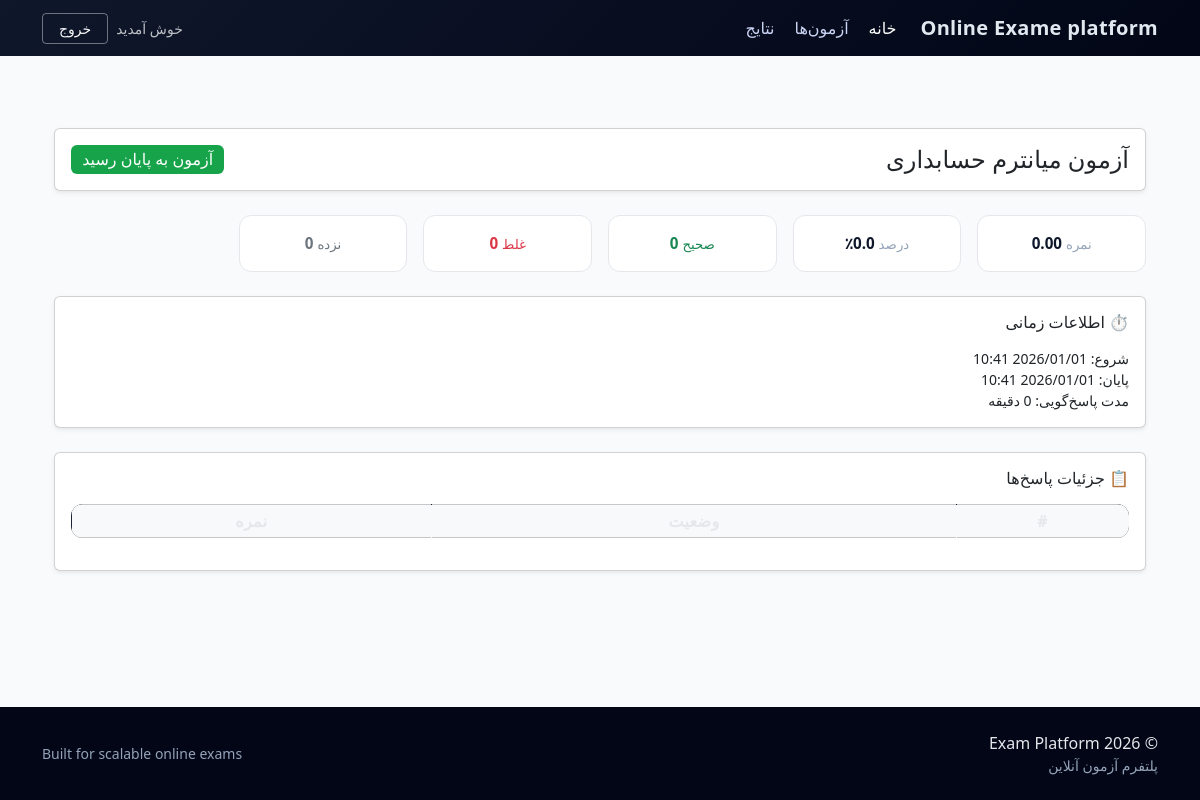
The page /exam/class/2/exam/4/summary/ (signed in) on the database its author committed.
### exams/models.py (models this page shows, shortened)
class Exam(models.Model):
    course = models.ForeignKey(
        'courses.Course',
        on_delete=models.CASCADE,
        related_name='exams'
    )
    class_groups = models.ManyToManyField(
        'courses.ClassGroup',
        related_name='exams'
    )
    grading_policy = models.CharField(
        max_length=20,
        choices=GradingPolicy.choices,
        default=GradingPolicy.NO_NEGATIVE,
        help_text='سیاست محاسبه درصد'
    )
    title = models.CharField(max_length=255, help_text='عنوان آزمون')
    description = models.TextField(blank=True, help_text='توضیحات بیشتر')
    duration_minutes = models.PositiveIntegerField(
        help_text='مدت زمان آزمون (دقیقه)'
    )
    start_at = models.DateTimeField()
    end_at = models.DateTimeField()
    is_active = models.BooleanField(default=True)
    created_at = models.DateTimeField(auto_now_add=True)
    class Meta:
        ordering = ['-start_at']

class StudentExam(models.Model):
    student = models.ForeignKey(
        'users.User',
        on_delete=models.CASCADE,
        related_name='student_exams',
        limit_choices_to={'role': 'student'}
    )
    exam = models.ForeignKey(
        Exam,
        on_delete=models.CASCADE,
        related_name='student_exams'
    )
    started_at = models.DateTimeField(null=True, blank=True)
    finished_at = models.DateTimeField(null=True, blank=True)
    score = models.FloatField(null=True, blank=True)
    graded_at = models.DateTimeField(null=True, blank=True)
    class Meta:
        constraints = [
            models.UniqueConstraint(
                fields=['student', 'exam'],
                name='unique_student_exam'
            )
        ]
    @property
    def is_finished(self):
        return self.finished_at is not None
    def percentage(self):
        if self.score is None:
            return None
        max_score = self.exam.questions.count()
        return round((self.score / max_score) * 100, 2)

### exams/views.py (the view)
class ExamSummaryView(ExamAccessMixin, TemplateView):
    template_name = "exams/exam_summary.html"
    allow_existing_attempt = True
    def get_student_exam(self):
        try:
            return (
                StudentExam.objects
                .select_related("exam")
                .get(student=self.request.user, exam=self.exam)
            )
        except StudentExam.DoesNotExist:
            raise Http404("StudentExam not found.")
    def dispatch(self, request, *args, **kwargs):
        response = super().dispatch(request, *args, **kwargs)
        self.student_exam = self.get_student_exam()
        if not self.student_exam.is_finished:
            return redirect(
                "exams:take",
                class_group_id=self.class_group.id,
                exam_id=self.exam.id,
            )
        return response
    def get_context_data(self, **kwargs):
        context = super().get_context_data(**kwargs)
        answers = (
            Answer.objects
            .filter(student_exam=self.student_exam)
            .select_related("question", "selected_option")
            .order_by("question__order")
        )
        stats = answers.aggregate(
            correct=Count("id", filter=Q(is_correct=True)),
            wrong=Count(
                "id",
                filter=Q(is_correct=False, selected_option__isnull=False),
            ),
            blank=Count("id", filter=Q(selected_option__isnull=True)),
        )
        context.update({
            "student_exam": self.student_exam,
            "exam": self.exam,
            "answers": answers,
            "correct_count": stats["correct"],
            "wrong_count": stats["wrong"],
            "blank_count": stats["blank"],
            "total_questions": self.exam.questions.count(),
            "pure_percentage": self.student_exam.percentage(),
        })
        return context

### templates/exams/exam_summary.html (shortened to what this page needs)
{% extends 'base/base.html' %}
{% block content %}
<div class="container mt-4">
  <div class="card mb-4 shadow-sm">
    <div class="card-body d-flex justify-content-between align-items-center">
      <h4 class="mb-0">{{ exam.title }}</h4>
      <span class="badge bg-success fs-6">آزمون به پایان رسید</span>
    </div>
  </div>
  <div class="row g-3 mb-4">
    <div class="col-lg-2 col-md-4 col-6">
      <div class="stat-box">
        <small class="text-muted">نمره</small>
        <strong>{{ student_exam.score|floatformat:2 }}</strong>
      </div>
    </div>
    <div class="col-lg-2 col-md-4 col-6">
      <div class="stat-box">
        <small class="text-muted">درصد</small>
        <strong>{{ pure_percentage }}٪</strong>
      </div>
    </div>
    <div class="col-lg-2 col-md-4 col-6">
      <div class="stat-box text-success">
        <small>صحیح</small>
        <strong>{{ correct_count }}</strong>
      </div>
    </div>
    <div class="col-lg-2 col-md-4 col-6">
      <div class="stat-box text-danger">
        <small>غلط</small>
        <strong>{{ wrong_count }}</strong>
      </div>
    </div>
    <div class="col-lg-2 col-md-4 col-6">
      <div class="stat-box text-secondary">
        <small>نزده</small>
        <strong>{{ blank_count }}</strong>
      </div>
    </div>
  </div>
  <div class="card mb-4 shadow-sm">
    <div class="card-body">
      <h6 class="mb-3">⏱ اطلاعات زمانی</h6>
      <ul class="list-unstyled mb-0 small">
        <li>شروع: {{ student_exam.started_at|date:"Y/m/d H:i" }}</li>
        <li>پایان: {{ student_exam.finished_at|date:"Y/m/d H:i" }}</li>
        <li>
          مدت پاسخ‌گویی:
          {{ student_exam.finished_at|timesince:student_exam.started_at }}
        </li>
      </ul>
    </div>
  </div>
  <div class="card shadow-sm">
    <div class="card-body">
      <h6 class="mb-3">📋 جزئیات پاسخ‌ها</h6>
      <div class="table-responsive">
        <table class="table table-sm table-bordered text-center align-middle">
          <thead class="table-light">
            <tr>
              <th>#</th>
              <th>وضعیت</th>
              <th>نمره</th>
            </tr>
          </thead>
        </table>
      </div>
    </div>
  </div>
</div>
{% endblock %}

### static/css/style.css (style rules this page uses)
body { background-color: #f8fafc; color: #0f172a; }
.stat-box { background: #fff; border: 1px solid #e5e7eb; border-radius: 0.75rem; padding: 1rem; text-align: center; font-size: 0.95rem; }
.table { background-color: #0f172a; border-radius: 12px; overflow: hidden; }
.table thead th { font-weight: 600; letter-spacing: 0.3px; border-bottom: none; }
.table td, .table th { vertical-align: middle; border-color: rgba(255, 255, 255, 0.05); color: #e5e7eb; }
.text-muted { color: #94a3b8 !important; }
.badge.bg-success { background-color: #16a34a !important; font-weight: 500; padding: 0.4em 0.7em; }

### rows shown on the page
Exam: title "آزمون میانترم حسابداری"
StudentExam: score "0.00", started_at "2026/01/01 10:41", finished_at "2026/01/01 10:41", finished_at "0 دقیقه"

### other values the page prints
{{ pure_percentage }} "0.0"
{{ correct_count }} "0"
{{ wrong_count }} "0"
{{ blank_count }} "0"
